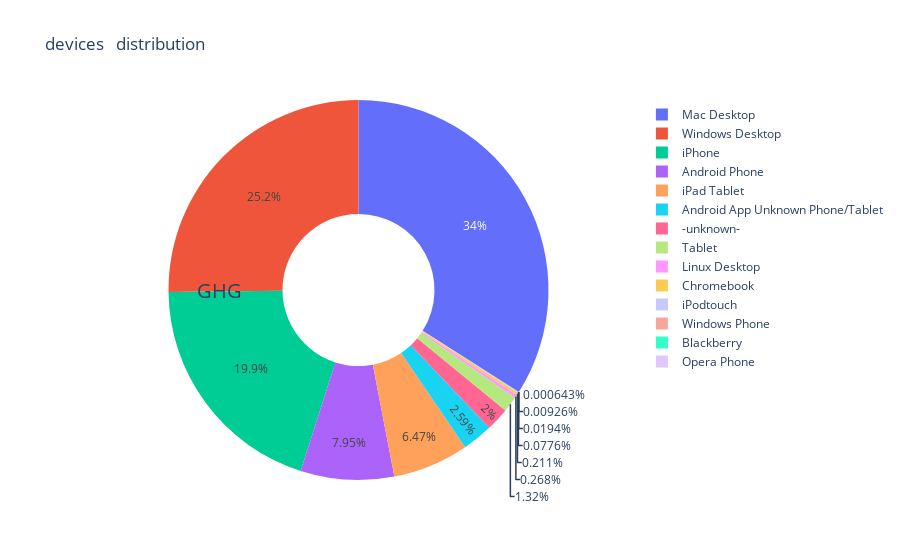

Notebook code for this chart:
### Code cell
session_pie(sessions_data , 'device_type' , name = 'devices')

### Figure 1 — Plotly figure (JSON) as saved in the notebook; plotly's stock layout.template omitted (floating-point values rounded to 4 significant figures)
{"data": [{"domain": {"column": 0}, "hole": 0.4, "hoverinfo": "label+percent+name", "labels": ["Mac Desktop", "Windows Desktop", "iPhone", "Android Phone", "iPad Tablet", "Android App Unknown Phone/Tablet", "-unknown-", "Tablet", "Linux Desktop", "Chromebook", "iPodtouch", "Windows Phone", "Blackberry", "Opera Phone"], "name": "devices", "type": "pie", "values": [3594286, 2658539, 2105031, 839637, 683414, 273652, 211279, 139886, 28373, 22348, 8198, 2047, 979, 68]}], "layout": {"annotations": [{"font": {"size": 20}, "showarrow": false, "text": "GHG", "x": 0.2, "y": 0.5}], "title": {"text": "devices   distribution"}}}
